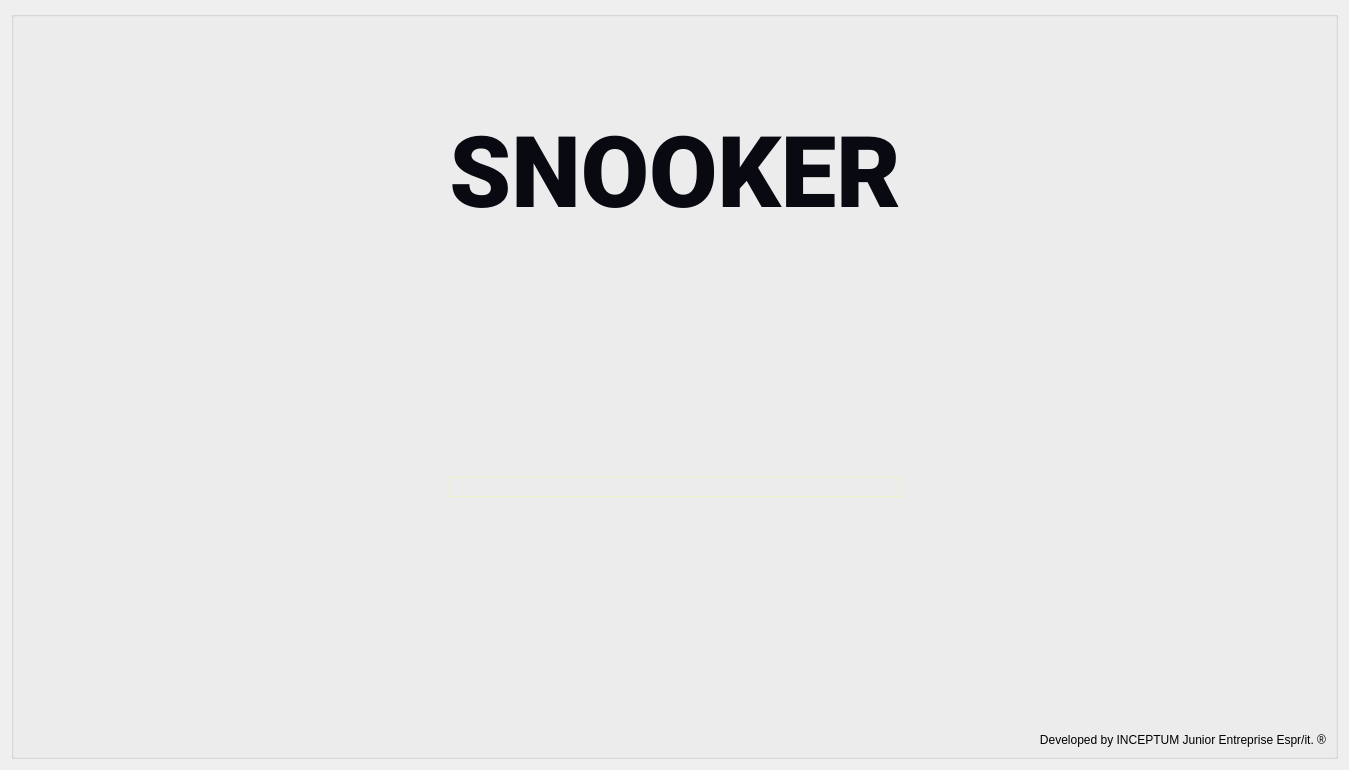
<?xml version="1.0" encoding="UTF-8"?>
<ui version="4.0">
 <class>SnookerAccueil</class>
 <widget class="QWidget" name="SnookerAccueil">
  <property name="geometry">
   <rect>
    <x>0</x>
    <y>0</y>
    <width>1349</width>
    <height>770</height>
   </rect>
  </property>
  <property name="windowTitle">
   <string>Form</string>
  </property>
  <layout class="QHBoxLayout" name="horizontalLayout">
   <item>
    <widget class="QGroupBox" name="groupBox">
     <property name="title">
      <string/>
     </property>
     <layout class="QHBoxLayout" name="horizontalLayout_2">
      <item>
       <layout class="QVBoxLayout" name="layoutLogo">
        <item>
         <widget class="QLabel" name="labelLogo">
          <property name="text">
           <string/>
          </property>
          <property name="pixmap">
           <pixmap resource="ressource.qrc">:/main/pics/logosnooker.png</pixmap>
          </property>
         </widget>
        </item>
        <item>
         <spacer name="spacerLogo">
          <property name="orientation">
           <enum>Qt::Vertical</enum>
          </property>
          <property name="sizeHint" stdset="0">
           <size>
            <width>20</width>
            <height>40</height>
           </size>
          </property>
         </spacer>
        </item>
       </layout>
      </item>
      <item>
       <layout class="QVBoxLayout" name="layoutMenu">
        <item>
         <layout class="QVBoxLayout" name="verticalLayout_2">
          <item>
           <widget class="QLabel" name="labelSnooker">
            <property name="font">
             <font>
              <family>Roboto Black</family>
              <pointsize>74</pointsize>
              <weight>75</weight>
              <bold>true</bold>
             </font>
            </property>
            <property name="styleSheet">
             <string notr="true">QLabel {
  color : #090911;
}</string>
            </property>
            <property name="text">
             <string>SNOOKER</string>
            </property>
            <property name="alignment">
             <set>Qt::AlignCenter</set>
            </property>
           </widget>
          </item>
          <item>
           <spacer name="spacerSnooker">
            <property name="orientation">
             <enum>Qt::Vertical</enum>
            </property>
            <property name="sizeType">
             <enum>QSizePolicy::Fixed</enum>
            </property>
            <property name="sizeHint" stdset="0">
             <size>
              <width>20</width>
              <height>150</height>
             </size>
            </property>
           </spacer>
          </item>
         </layout>
        </item>
        <item>
         <layout class="QHBoxLayout" name="layoutBouton">
          <item>
           <layout class="QVBoxLayout" name="layoutBoutonG"/>
          </item>
          <item>
           <layout class="QVBoxLayout" name="layoutBoutonM">
            <item>
             <widget class="QGroupBox" name="groupBoxBouton">
              <property name="styleSheet">
               <string notr="true">QGroupBox { 
     border: 1px solid #F1F0CC;
 }</string>
              </property>
              <property name="title">
               <string/>
              </property>
              <layout class="QVBoxLayout" name="verticalLayout">
               <item>
                <layout class="QVBoxLayout" name="layoutNouvellePartie"/>
               </item>
               <item>
                <layout class="QVBoxLayout" name="layoutQuitterPartie"/>
               </item>
              </layout>
             </widget>
            </item>
            <item>
             <spacer name="verticalSpacer_2">
              <property name="orientation">
               <enum>Qt::Vertical</enum>
              </property>
              <property name="sizeType">
               <enum>QSizePolicy::Fixed</enum>
              </property>
              <property name="sizeHint" stdset="0">
               <size>
                <width>20</width>
                <height>250</height>
               </size>
              </property>
             </spacer>
            </item>
           </layout>
          </item>
          <item>
           <layout class="QVBoxLayout" name="layoutBoutonD"/>
          </item>
         </layout>
        </item>
       </layout>
      </item>
      <item>
       <layout class="QVBoxLayout" name="layoutCredit">
        <item>
         <spacer name="verticalSpacer">
          <property name="orientation">
           <enum>Qt::Vertical</enum>
          </property>
          <property name="sizeHint" stdset="0">
           <size>
            <width>20</width>
            <height>40</height>
           </size>
          </property>
         </spacer>
        </item>
        <item>
         <widget class="QLabel" name="label">
          <property name="font">
           <font>
            <family>MS Shell Dlg 2</family>
           </font>
          </property>
          <property name="text">
           <string>Developed by INCEPTUM Junior Entreprise Espr/it. ®</string>
          </property>
          <property name="alignment">
           <set>Qt::AlignRight|Qt::AlignTrailing|Qt::AlignVCenter</set>
          </property>
         </widget>
        </item>
       </layout>
      </item>
     </layout>
    </widget>
   </item>
  </layout>
 </widget>
 <resources>
  <include location="ressource.qrc"/>
 </resources>
 <connections/>
</ui>
